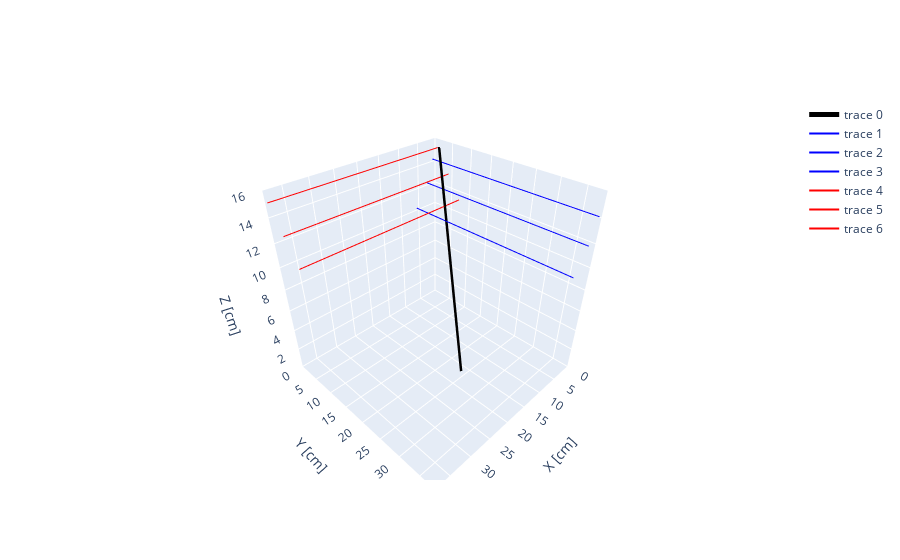

The notebook cell saved with this chart:
### Code cell
## test of the time correction fiber function

x =1
Hx1 = Hit([x,8],1,0,1000,0.1) #(coord, is_sidex, timestamp, timestamp_event, value)
Hx2 = Hit([x+1,7],1,0,1000,0.1)
Hx3 = Hit([x+3,6],1,0,1000,0.1)
Tx = Track([Hx1,Hx2,Hx3])
y = 1
Hy1 = Hit([y,8],0,0,1000,0.1)
Hy2 = Hit([y+2,7],0,0,1000,0.1)
Hy3 = Hit([y+4,6],0,0,1000,0.1)
Ty = Track([Hy1,Hy2,Hy3])
T = Track3D(Tx,Ty)
T.show()


T=time_correction_fiber(T)
print("timestamp x1 after correction = " + str(T.x.hits[0].timestamp))
print("timestamp x2 after correction = " + str(T.x.hits[1].timestamp))
print("timestamp y after correction = " + str(T.y.hits[0].timestamp))

### Figure 1 — Plotly figure (JSON) as saved in the notebook; plotly's stock layout.template omitted (floating-point values rounded to 4 significant figures)
{"data": [{"line": {"color": "black", "width": 5}, "mode": "lines", "type": "scatter3d", "x": [16.44, 16.09, 15.74, 15.39, 15.04, 14.69, 14.34, 13.99, 13.63, 13.28, 12.93, 12.58, 12.23, 11.88, 11.53, 11.18, 10.83, 10.48, 10.13, 9.774, 9.424, 9.073, 8.722, 8.371, 8.02, 7.669, 7.318, 6.967, 6.616, 6.265, 5.914, 5.564, 5.213, 4.862, 4.511, 4.16, 3.809, 3.458, 3.107, 2.756, 2.405, 2.054, 1.704, 1.353, 1.002, 0.6509, 0.2999, -0.05096, -0.4019, -0.7528], "y": [23.95, 23.46, 22.97, 22.49, 22.0, 21.52, 21.03, 20.55, 20.06, 19.57, 19.09, 18.6, 18.12, 17.63, 17.14, 16.66, 16.17, 15.69, 15.2, 14.72, 14.23, 13.74, 13.26, 12.77, 12.29, 11.8, 11.31, 10.83, 10.34, 9.857, 9.371, 8.886, 8.4, 7.914, 7.428, 6.942, 6.456, 5.971, 5.485, 4.999, 4.513, 4.027, 3.541, 3.056, 2.57, 2.084, 1.598, 1.112, 0.6265, 0.1406], "z": [0, 0.3265, 0.6531, 0.9796, 1.306, 1.633, 1.959, 2.286, 2.612, 2.939, 3.265, 3.592, 3.918, 4.245, 4.571, 4.898, 5.224, 5.551, 5.878, 6.204, 6.531, 6.857, 7.184, 7.51, 7.837, 8.163, 8.49, 8.816, 9.143, 9.469, 9.796, 10.12, 10.45, 10.78, 11.1, 11.43, 11.76, 12.08, 12.41, 12.73, 13.06, 13.39, 13.71, 14.04, 14.37, 14.69, 15.02, 15.35, 15.67, 16]}, {"marker": {"color": "blue", "size": 1}, "mode": "lines", "type": "scatter3d", "x": [0.8, 0.8], "y": [0, 38.4], "z": [14.2, 14.2]}, {"marker": {"color": "blue", "size": 1}, "mode": "lines", "type": "scatter3d", "x": [2.4, 2.4], "y": [0, 38.4], "z": [12.2, 12.2]}, {"marker": {"color": "blue", "size": 1}, "mode": "lines", "type": "scatter3d", "x": [5.6, 5.6], "y": [0, 38.4], "z": [10.2, 10.2]}, {"marker": {"color": "red", "size": 1}, "mode": "lines", "type": "scatter3d", "x": [0, 38.4], "y": [0.8, 0.8], "z": [15.2, 15.2]}, {"marker": {"color": "red", "size": 1}, "mode": "lines", "type": "scatter3d", "x": [0, 38.4], "y": [4, 4], "z": [13.2, 13.2]}, {"marker": {"color": "red", "size": 1}, "mode": "lines", "type": "scatter3d", "x": [0, 38.4], "y": [7.2, 7.2], "z": [11.2, 11.2]}], "layout": {"scene": {"aspectmode": "cube", "xaxis": {"range": [0, 38.4], "title": {"text": "X [cm]"}}, "yaxis": {"range": [0, 38.4], "title": {"text": "Y [cm]"}}, "zaxis": {"range": [0, 16], "title": {"text": "Z [cm]"}}}}}
